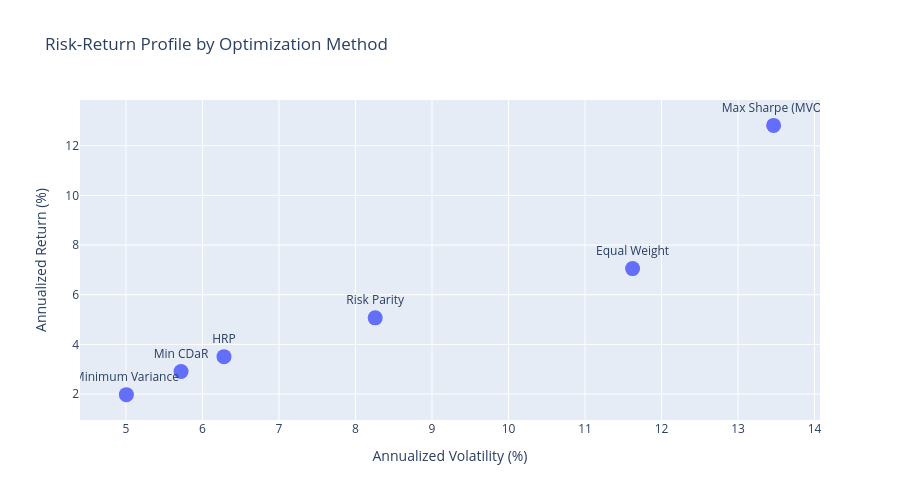

Notebook cell for this chart:
### Code cell
# Risk-Return scatter plot
fig = px.scatter(
    rr_df,
    x="volatility",
    y="return",
    text="name",
    title="Risk-Return Profile by Optimization Method",
)
fig.update_traces(textposition="top center", marker=dict(size=15))
fig.update_layout(
    xaxis_title="Annualized Volatility (%)",
    yaxis_title="Annualized Return (%)",
    height=500,
)

fig.show()

### Figure 1 — Plotly figure (JSON) as saved in the notebook; plotly's stock layout.template omitted (floating-point values rounded to 4 significant figures)
{"data": [{"hovertemplate": "volatility=%{x}<br>return=%{y}<br>name=%{text}<extra></extra>", "legendgroup": "", "marker": {"color": "#636efa", "size": 15, "symbol": "circle"}, "mode": "markers+text", "name": "", "orientation": "v", "showlegend": false, "text": ["Max Sharpe (MVO)", "Minimum Variance", "Risk Parity", "HRP", "Min CDaR", "Equal Weight"], "textposition": "top center", "type": "scatter", "x": [13.46, 5.005, 8.257, 6.281, 5.72, 11.62], "xaxis": "x", "y": [12.82, 1.977, 5.069, 3.506, 2.91, 7.053], "yaxis": "y"}], "layout": {"height": 500, "legend": {"tracegroupgap": 0}, "title": {"text": "Risk-Return Profile by Optimization Method"}, "xaxis": {"anchor": "y", "domain": [0.0, 1.0], "title": {"text": "Annualized Volatility (%)"}}, "yaxis": {"anchor": "x", "domain": [0.0, 1.0], "title": {"text": "Annualized Return (%)"}}}}
